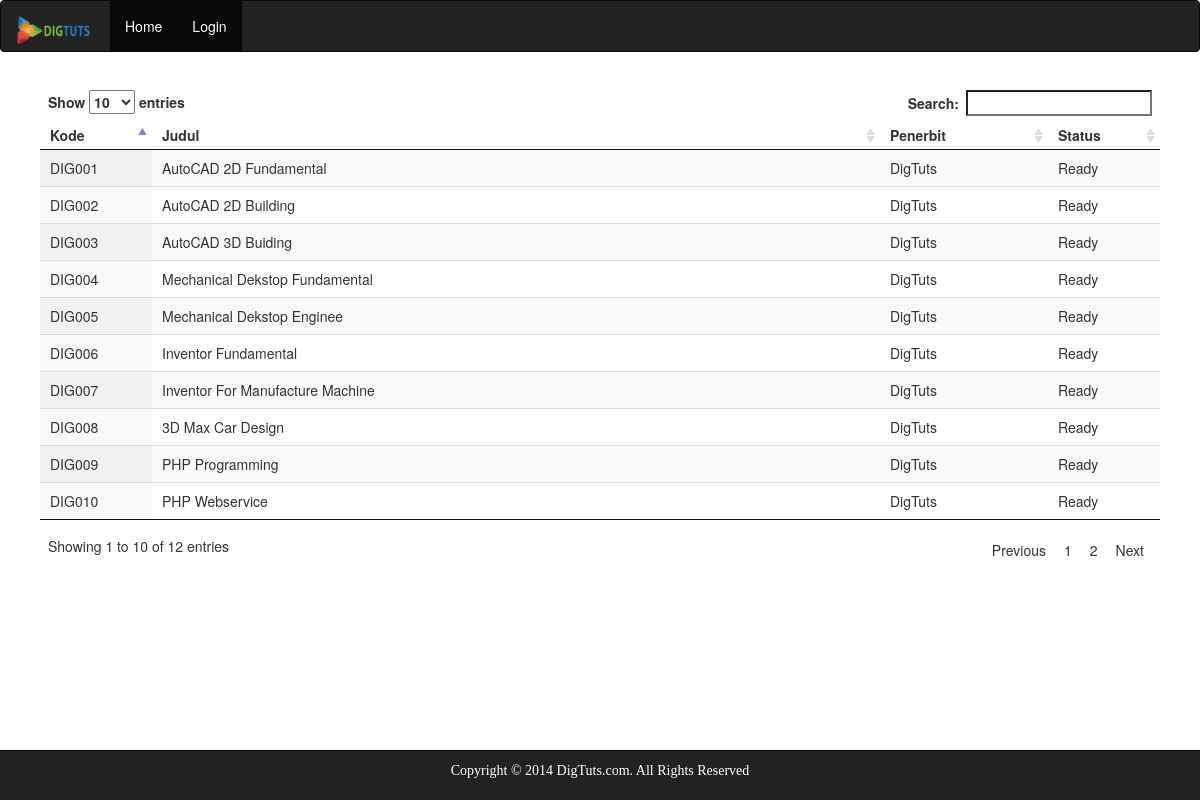
The page / on the database its author committed.
### tables this page shows
CREATE TABLE IF NOT EXISTS `tm_buku` (
`id_buku` int(5) NOT NULL,
  `code_author` varchar(10) NOT NULL,
  `code` varchar(10) NOT NULL,
  `name` varchar(50) NOT NULL,
  `poy` year(4) NOT NULL,
  `publisher` varchar(50) NOT NULL,
  `tgl_datang` date NOT NULL,
  `status` enum('Ready','Out') NOT NULL,
  `created` timestamp NULL DEFAULT '0000-00-00 00:00:00',
  `createdby` varchar(50) DEFAULT NULL,
  `updated` timestamp NULL DEFAULT '0000-00-00 00:00:00',
  `updatedby` varchar(50) DEFAULT NULL
);

### list_buku.php (the view, shortened to what this page needs)
<!DOCTYPE html>
<html>
<head>
	<link rel="stylesheet" type="text/css" href="lib/css/jquery.dataTables.css">
	<link rel="stylesheet" type="text/css" href="lib/css/dataTables.jqueryui.css">
</head>
<body>
	<div class="container-fluid">
		<div class="row-fluid clearfix">
			<div class="col-md-12 column">
				<table id="tablebuku" class="display" cellspacing="0">
					<thead>
						<tr>
							<th width="10%">Kode</th>
							<th>Judul</th>
							<th width="15%">Penerbit</th>
							<th width="10%">Status</th>
						</tr>
					</thead>
					<tbody>
						<?php
							include "bin/koneksi.php";
							$sql 	= "SELECT * FROM tm_buku ORDER BY code ASC";
							$hasil 	= $konek->query($sql);
							while($row = $hasil->fetch_assoc()){
								extract($row);
								echo"
									<tr>
										<td>{$code}</td>
										<td>{$name}</td>
										<td>{$publisher}</td>
										<td>{$status}</td>
									</tr>
								";
							}
						?>
					</tbody>
				</table>
			</div>
		</div>
	</div>
</body>
</html>

### rows shown on the page
tm_buku: code "DIG001", name "AutoCAD 2D Fundamental", publisher "DigTuts", status "Ready"
tm_buku: code "DIG002", name "AutoCAD 2D Building", publisher "DigTuts", status "Ready"
tm_buku: code "DIG003", name "AutoCAD 3D Buiding", publisher "DigTuts", status "Ready"
tm_buku: code "DIG004", name "Mechanical Dekstop Fundamental", publisher "DigTuts", status "Ready"
tm_buku: code "DIG005", name "Mechanical Dekstop Enginee", publisher "DigTuts", status "Ready"
tm_buku: code "DIG006", name "Inventor Fundamental", publisher "DigTuts", status "Ready"
tm_buku: code "DIG007", name "Inventor For Manufacture Machine", publisher "DigTuts", status "Ready"
tm_buku: code "DIG008", name "3D Max Car Design", publisher "DigTuts", status "Ready"
tm_buku: code "DIG009", name "PHP Programming", publisher "DigTuts", status "Ready"
tm_buku: code "DIG010", name "PHP Webservice", publisher "DigTuts", status "Ready"
